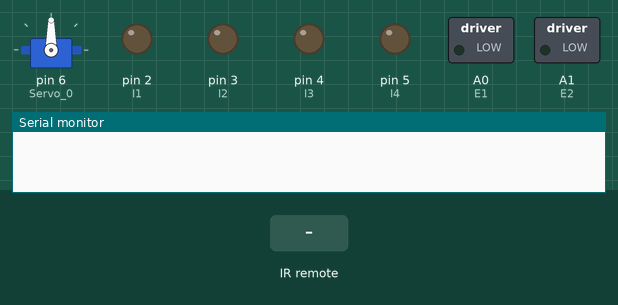
Simulated run of this sketch. Board: Arduino Uno, built with avr-gcc and run on an emulated ATmega328P. Parts: servo, switched loads named in the sketch (green lamp = pin HIGH), output pins drawn as LEDs (lit = HIGH), the last lines printed to the serial monitor. Inputs (shaded band) come from the test bench.

Above: at 1.2 s.
1.3 s: infrared code 0xFFFFFFFF received
At 1.7 s:
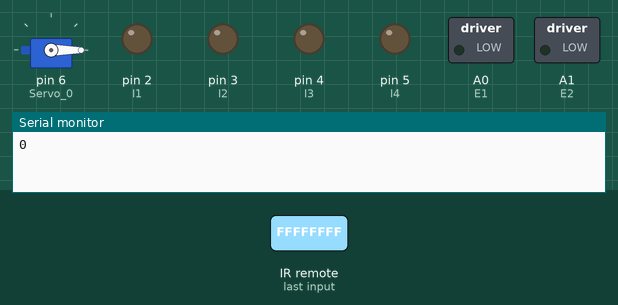
2.8 s: infrared code 0xFF18E7 received
At 4.8 s:
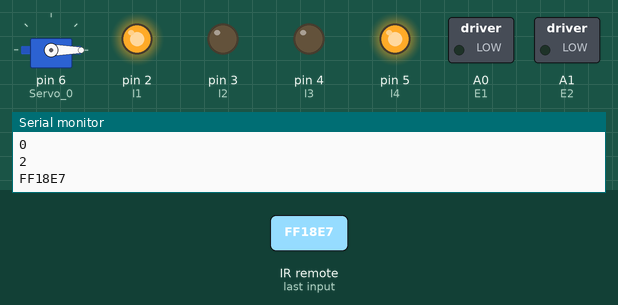
5.3 s: infrared code 0xFF10EF received
At 6.2 s:
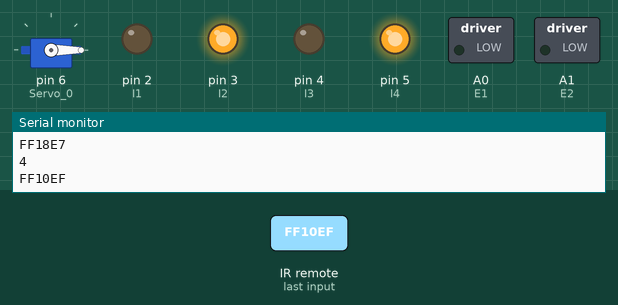
7.1 s: infrared code 0xFF5AA5 received
At 8.6 s:
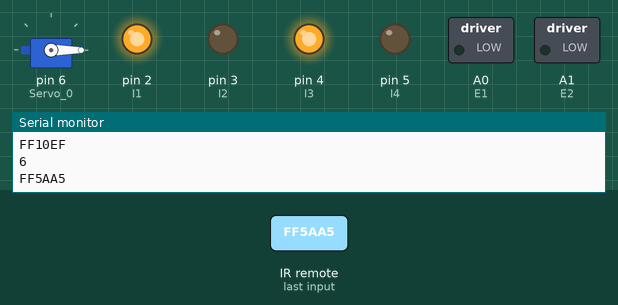
8.9 s: infrared code 0xFF4AB5 received
At 10.7 s:
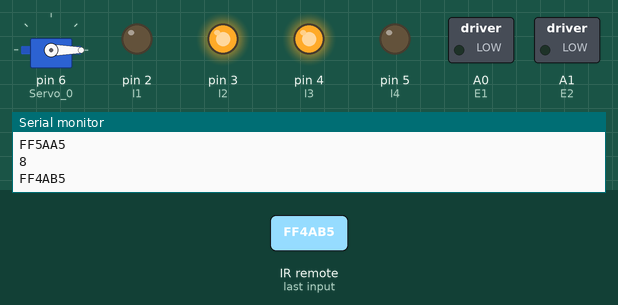
Timing chart, 0 to 12.2 s (numbered marks = the images above; inputs shaded):
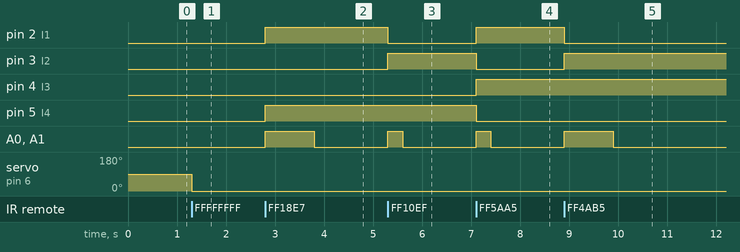

The sketch:

IR_Claw_Robot.ino
```cpp
/**
 * [IR_Claw_Robot.ino]
 * program for controlling arduino robot with infared sensor and SunFounder Roll Paw
 * @Authors: Andrew Wu & Siyao Chen
 * Date: January 23, 2018
 * INSTRUCTIONS FOR REMOTE:
 * '2' - move forward
 * '4' - turn left
 * '6' - turn right
 * '8' - move backward
 * '+' - increase claw frequency by 1
 * '-' - decrease claw frequency by 1
 */

//Libraries
#include <IRremote.h>
#include <Servo.h>    // Create servo object to control a servo

//declarations
#define E1 A0 //Enable pin for motor 1
#define E2 A1 //Enable pin for motor 2
#define I1 2 // Control pin 1 for motor 1
#define I2 3 // Control pin 2 for motor 1
#define I3 4 // Control pin 1 for motor 2
#define I4 5 // Control pin 2 for motor 2
//RollPaw
Servo Servo_0;
//Infrared Sensor
int IR = A5; //pin for Infrared Sensor
IRrecv receiver(IR);
decode_results output;
unsigned long key_value = 0;
//Variable for claw frequency
int clawFrequency = 0;

void setup() {
  // put your setup code here, to run once:
  Serial.begin(9600);

  //initialize IR
  receiver.enableIRIn();

  //initialize motor
  pinMode(E1, OUTPUT);
  pinMode(E2, OUTPUT);
  pinMode(I1, OUTPUT);
  pinMode(I2, OUTPUT);
  pinMode(I3, OUTPUT);
  pinMode(I4, OUTPUT);

  //Attach the servos on pins to the servo object
  Servo_0.attach(6);
}

void loop() {
  // put your main code here, to run repeatedly:

  //if IR sensor reads input then decode
  if (receiver.decode(&output)) {
    //gets rid of unwanted inputs
    if (output.bits > 0) {
      //if button was held
      if (output.value == 0XFFFFFFFF) {
        output.value = key_value;
      }
      //switch case:
      switch (output.value) {
        // '-' button
        case 0xFFE01F:
          Serial.println("-");
           //prevent claw frequency from going out of
          if (clawFrequency > 0) {
            clawFrequency--;//decrease
          }
          break ;
        // '+' button
        case 0xFFA857:
          Serial.println("+");
          //prevent claw frequency from going out of bounds
          if (clawFrequency < 255) {
            clawFrequency++;//increase
          }
          break ;
        //'2' button FORWARD
        case 0xFF18E7:
          Serial.println("2");
          moveForward();
          break ;
        //'4' button LEFT
        case 0xFF10EF:
          Serial.println("4");
          turnLeft();
          break ;
        //unused button
        case 0xFF38C7:
          Serial.println("5");
          break ;
        //'6' button  RIGHT
        case 0xFF5AA5:
          Serial.println("6");
          turnRight();
          break ;
        //'8' button  BACKWARD
        case 0xFF4AB5:
          Serial.println("8");
          moveBack();
          break ;
      }
      key_value = output.value;
    }
    //print
    Serial.println(output.value, HEX);
    //send frequency to claw
    Servo_0.write(clawFrequency);
    // receive the next value
    receiver.resume();
  }
}

/*
   moveForward
   method that makes the arduino bot go forward
*/
void moveForward() {
  //power the wheels
  analogWrite(E1, 1000);
  analogWrite(E2, 1000);

  //set car to move forward
  digitalWrite(I1, HIGH);
  digitalWrite(I2, LOW);
  digitalWrite(I3, LOW);
  digitalWrite(I4, HIGH);

  delay(1000);

  stopCar();
}//end of moveForward

/*
   turnRight
   method that turns arduino bot right
*/
void turnRight() {
  //power the wheels
  analogWrite(E1, 200);
  analogWrite(E2, 200);

  //set car to turn right
  digitalWrite(I1, HIGH);
  digitalWrite(I2, LOW);
  digitalWrite(I3, HIGH);
  digitalWrite(I4, LOW);

  delay(300);

  stopCar();
}//end of turnRight


/*
   turnLeft
   method that turns arduino bot left
*/
void turnLeft() {
  //power the wheels
  analogWrite(E1, 200);
  analogWrite(E2, 200);

  //set car to turn left
  digitalWrite(I1, LOW);
  digitalWrite(I2, HIGH);
  digitalWrite(I3, LOW);
  digitalWrite(I4, HIGH);

  delay(300);

  stopCar();
}//end of turnLeft

/*
   stop
   method that stops arduino bot from moving
*/
void stopCar() {
  //turn wheels off
  analogWrite(E1, 0);
  analogWrite(E2, 0);
}

/*
 * moveBack
 * method that allows arduino bot to move backwards
 */
void moveBack() {
  //send power to the wheels
  analogWrite(E1, 1000);
  analogWrite(E2, 2000);

  //set car to move forward
  digitalWrite(I1, LOW);
  digitalWrite(I2, HIGH);
  digitalWrite(I3, HIGH);
  digitalWrite(I4, LOW);


  delay(1000);

  stopCar();
}
```

Measured:
- after the input at 1.3 s, servo on pin 6 (Servo_0): 90° → 0° at once
- after the input at 2.8 s, pin 2 (I1), pin 5 (I4): LOW → HIGH at once; A0 (E1), A1 (E2): LOW → HIGH at once, → LOW 1.0 s later
- after the input at 5.3 s, pin 2 (I1): HIGH → LOW at once; pin 3 (I2): LOW → HIGH at once; A0 (E1), A1 (E2): LOW → HIGH at once, → LOW 0.30 s later
- after the input at 7.1 s, pin 2 (I1), pin 4 (I3): LOW → HIGH at once; pin 3 (I2), pin 5 (I4): HIGH → LOW at once; A0 (E1), A1 (E2): LOW → HIGH at once, → LOW 0.30 s later
- after the input at 8.9 s, pin 2 (I1): HIGH → LOW at once; pin 3 (I2): LOW → HIGH at once; A0 (E1), A1 (E2): LOW → HIGH at once, → LOW 1.0 s later
